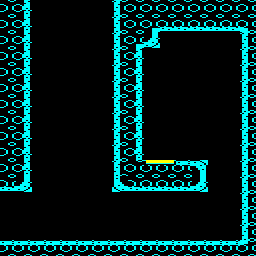

Tiled map render using the project's own tile images. Description and the whole map definition, tile-layer contents included, below:
An orthogonal 16x16 tile map with 16x16 px tiles, 1 tile layer (Tile Layer 1) and 3 objects (2x edge_exit, pad).

<map version="1.8" tiledversion="1.8.2" orientation="orthogonal" renderorder="right-down" width="16" height="16" tilewidth="16" tileheight="16" infinite="0" nextlayerid="4" nextobjectid="12">
 <tileset firstgid="1" source="../../tiled/porthole.tsx" />
 <layer id="1" name="Tile Layer 1" width="16" height="16">
  <data encoding="csv">
54,34,1,1,1,1,1,36,54,54,54,54,54,54,54,54,
54,34,1,1,1,1,1,36,54,44,35,35,35,35,35,43,
54,34,0,0,0,0,0,36,44,40,0,0,1,0,1,36,
54,34,1,1,1,1,0,36,34,0,0,0,0,1,1,36,
54,34,1,1,1,1,1,36,34,0,0,0,1,1,1,36,
54,34,0,0,0,0,0,36,34,1,0,0,1,1,1,36,
54,34,1,0,0,0,0,36,34,1,1,1,1,1,1,36,
54,34,1,0,0,0,0,36,34,1,1,1,1,1,1,36,
54,34,1,0,0,0,0,36,34,1,1,1,1,1,1,36,
54,34,1,0,0,0,0,36,34,1,1,1,1,1,1,36,
54,34,0,0,0,0,0,36,54,50,51,33,37,1,1,36,
35,40,0,0,0,0,0,39,35,35,35,35,40,1,1,36,
1,1,1,0,0,0,0,0,1,1,1,1,1,1,1,36,
1,1,1,1,1,1,1,1,1,1,1,1,1,1,1,36,
1,1,1,1,1,1,1,1,1,1,1,1,1,1,1,36,
33,33,33,33,33,33,33,33,33,33,33,33,33,33,33,42
</data>
 </layer>
 <objectgroup id="2" name="objects">
  <object id="11" name="pad_01" type="pad" x="144" y="160" width="32" height="16">
   <properties>
    <property name="channel" value="1" />
    <property name="id" value="pad_01" />
   </properties>
  </object>
 </objectgroup>
 <objectgroup id="3" name="meta">
  <object id="9" name="edge_exit_13" type="edge_exit" x="32" y="0" width="80" height="16">
   <properties>
    <property name="id" value="edge_exit_13" />
    <property name="to" value="room04" />
   </properties>
  </object>
  <object id="10" name="edge_exit_14" type="edge_exit" x="0" y="192" width="16" height="48">
   <properties>
    <property name="id" value="edge_exit_14" />
    <property name="to" value="room02" />
   </properties>
  </object>
 </objectgroup>
</map>
